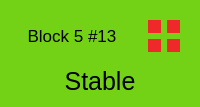
               <widget class="QWidget" name="cell_n13" native="true">
                <property name="styleSheet">
                 <string notr="true">background-color: rgb(115, 210, 22);
border-color: rgb(255, 255, 255);</string>
                </property>
                <layout class="QGridLayout" name="gridLayout_67">
                 <item row="0" column="0">
                  <widget class="QLabel" name="n13">
                   <property name="font">
                    <font>
                     <pointsize>13</pointsize>
                    </font>
                   </property>
                   <property name="text">
                    <string>Block 5 #13</string>
                   </property>
                   <property name="alignment">
                    <set>Qt::AlignCenter</set>
                   </property>
                  </widget>
                 </item>
                 <item row="0" column="1">
                  <widget class="QWidget" name="w13" native="true">
                   <property name="sizePolicy">
                    <sizepolicy hsizetype="Fixed" vsizetype="Fixed">
                     <horstretch>0</horstretch>
                     <verstretch>0</verstretch>
                    </sizepolicy>
                   </property>
                   <property name="minimumSize">
                    <size>
                     <width>50</width>
                     <height>50</height>
                    </size>
                   </property>
                   <property name="maximumSize">
                    <size>
                     <width>50</width>
                     <height>50</height>
                    </size>
                   </property>
                   <layout class="QGridLayout" name="gridLayout_68">
                    <item row="0" column="0">
                     <widget class="QWidget" name="n13_mainsys" native="true">
                      <property name="styleSheet">
                       <string notr="true">background-color: rgb(239, 41, 41);</string>
                      </property>
                     </widget>
                    </item>
                    <item row="0" column="1">
                     <widget class="QWidget" name="n13_mainradar" native="true">
                      <property name="styleSheet">
                       <string notr="true">background-color: rgb(239, 41, 41);</string>
                      </property>
                     </widget>
                    </item>
                    <item row="1" column="0">
                     <widget class="QWidget" name="n13_subsys" native="true">
                      <property name="styleSheet">
                       <string notr="true">background-color: rgb(239, 41, 41);</string>
                      </property>
                     </widget>
                    </item>
                    <item row="1" column="1">
                     <widget class="QWidget" name="n13_subradar" native="true">
                      <property name="styleSheet">
                       <string notr="true">background-color: rgb(239, 41, 41);</string>
                      </property>
                     </widget>
                    </item>
                   </layout>
                  </widget>
                 </item>
                 <item row="1" column="0" colspan="2">
                  <widget class="QLabel" name="n13_display">
                   <property name="font">
                    <font>
                     <pointsize>19</pointsize>
                    </font>
                   </property>
                   <property name="styleSheet">
                    <string notr="true">border-color: rgb(255, 255, 255);</string>
                   </property>
                   <property name="text">
                    <string>Stable</string>
                   </property>
                   <property name="alignment">
                    <set>Qt::AlignCenter</set>
                   </property>
                  </widget>
                 </item>
                </layout>
               </widget>
